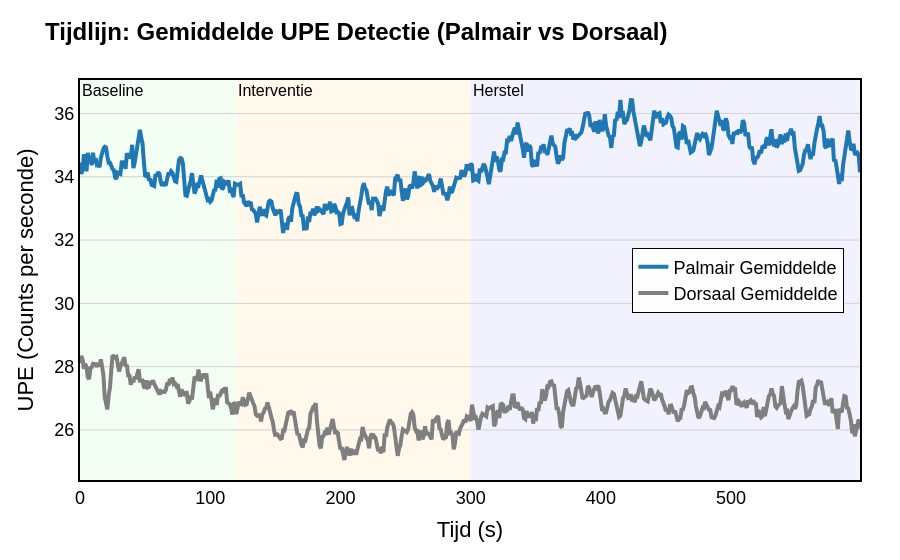
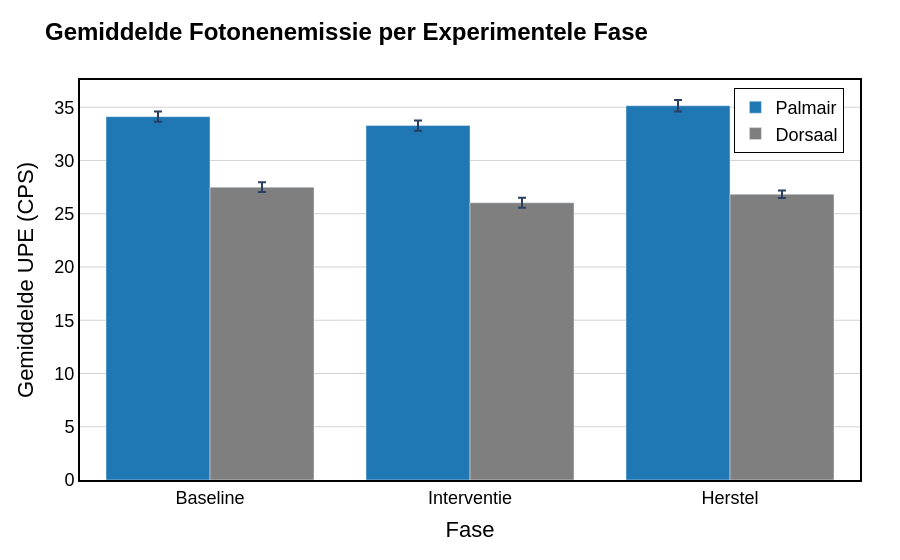

Notebook code for these charts, in order:
### Code cell
# ===============================================================================
# Hier is de code voor de plots voor PALMAIR VS DORSAAL. Staafdiagram en grafiek
# ===============================================================================

import plotly.graph_objects as go
from plotly.subplots import make_subplots
import plotly.express as px
import numpy as np
import pandas as pd

# 1. Zet data om naar Seconden (CPS) voor strakke publicatie-grafieken
try:
    poster_data, _ = _bin_to_cps(processed_df.drop(columns=["Time"]))
    x_sec = np.arange(len(poster_data))
except NameError:
    print("Fout: Run eerst het hoofdscript zodat de data is ingeladen!")

# Lichte smoothing voor de poster (bijv. 5 seconden window)
window_sec = 5
poster_smoothed = poster_data.rolling(window=window_sec, center=True, min_periods=1).mean()

# Fases definiëren
fases = [
    {"name": "Baseline", "start": 0, "end": 120, "color": "rgba(0, 255, 0, 0.05)"},
    {"name": "Interventie", "start": 120, "end": 300, "color": "rgba(255, 165, 0, 0.08)"},
    {"name": "Herstel", "start": 300, "end": 600, "color": "rgba(0, 0, 255, 0.05)"}
]

poster_layout = dict(
    plot_bgcolor='white',
    font=dict(family="Arial", size=18, color="black"), # Grote font voor poster
    xaxis=dict(showgrid=False, linecolor='black', linewidth=2, mirror=True, title="Tijd (s)"),
    yaxis=dict(showgrid=True, gridcolor='lightgray', linecolor='black', linewidth=2, mirror=True, title="UPE (Counts per seconde)"),
    margin=dict(t=80, b=80, l=80, r=40),
    legend=dict(x=0.02, y=0.98, bgcolor='rgba(255,255,255,0.9)', bordercolor='black', borderwidth=1)
)

def add_phase_backgrounds(fig, max_x):
    for f in fases:
        if max_x > f['start']:
            fig.add_vrect(x0=f['start'], x1=min(f['end'], max_x), fillcolor=f['color'], 
                          layer="below", line_width=0, annotation_text=f['name'], 
                          annotation_position="top left", annotation_font_size=16)

max_x = int(x_sec[-1]) if len(x_sec) > 0 else 600

# ==============================================================================
# PLOT 1: (Totale Gemiddelde)
# ==============================================================================
fig1 = go.Figure()
if 'Palmar_Avg (LP+RP)' in poster_smoothed.columns and 'Dorsal_Avg (LD+RD)' in poster_smoothed.columns:
    fig1.add_trace(go.Scatter(x=x_sec, y=poster_smoothed['Palmar_Avg (LP+RP)'], name='Palmair Gemiddelde', line=dict(color='#1f77b4', width=4)))
    fig1.add_trace(go.Scatter(x=x_sec, y=poster_smoothed['Dorsal_Avg (LD+RD)'], name='Dorsaal Gemiddelde', line=dict(color='#7f7f7f', width=4)))
    
    add_phase_backgrounds(fig1, max_x)
    
    fig1.update_layout(**poster_layout)
    
    # Hier is de legenda specifiek voor Plot 1 naar rechts-midden verplaatst
    fig1.update_layout(
        title="<b>Tijdlijn: Gemiddelde UPE Detectie (Palmair vs Dorsaal)</b>", 
        title_font_size=24,
        legend=dict(x=0.98, y=0.5, xanchor="right", yanchor="middle")
    )
    
    fig1.show()

# ==============================================================================
# PLOT 2: Staafdiagram met Fase-Gemiddeldes
# ==============================================================================
if 'Palmar_Avg (LP+RP)' in poster_smoothed.columns:
    df_fase = poster_smoothed[['Palmar_Avg (LP+RP)', 'Dorsal_Avg (LD+RD)']].copy()
    df_fase['Fase'] = pd.cut(x_sec, bins=[-1, 120, 300, 600], labels=['Baseline', 'Interventie', 'Herstel'])
    
    mean_data = df_fase.groupby('Fase').mean()
    std_data = df_fase.groupby('Fase').std() # Varianties binnen de fase
    
    fig2 = go.Figure()
    fig2.add_trace(go.Bar(name='Palmair', x=mean_data.index, y=mean_data['Palmar_Avg (LP+RP)'], marker_color='#1f77b4',
                          error_y=dict(type='data', array=std_data['Palmar_Avg (LP+RP)'], visible=True)))
    fig2.add_trace(go.Bar(name='Dorsaal', x=mean_data.index, y=mean_data['Dorsal_Avg (LD+RD)'], marker_color='#7f7f7f',
                          error_y=dict(type='data', array=std_data['Dorsal_Avg (LD+RD)'], visible=True)))
    
    fig2.update_layout(**poster_layout)
    
    # Hier is de legenda overschreven specifiek voor dit figuur
    fig2.update_layout(
        barmode='group', 
        title="<b>Gemiddelde Fotonenemissie per Experimentele Fase</b>", 
        title_font_size=24, 
        xaxis_title="Fase", 
        yaxis_title="Gemiddelde UPE (CPS)",
        legend=dict(x=0.98, y=0.98, xanchor="right", yanchor="top") 
    )
    fig2.show()

### Figure 1 — Plotly figure (JSON) as saved in the notebook; plotly's stock layout.template omitted (floating-point values rounded to 4 significant figures; data arrays with more than 128 entries replaced by an {"elided": "..."} marker saying what was removed)
{"data": [{"line": {"color": "#1f77b4", "width": 4}, "name": "Palmair Gemiddelde", "type": "scatter", "x": {"elided": "600 int values"}, "y": {"elided": "600 float values"}}, {"line": {"color": "#7f7f7f", "width": 4}, "name": "Dorsaal Gemiddelde", "type": "scatter", "x": {"elided": "600 int values"}, "y": {"elided": "600 float values"}}], "layout": {"annotations": [{"font": {"size": 16}, "showarrow": false, "text": "Baseline", "x": 0, "xanchor": "left", "xref": "x", "y": 1, "yanchor": "top", "yref": "y domain"}, {"font": {"size": 16}, "showarrow": false, "text": "Interventie", "x": 120, "xanchor": "left", "xref": "x", "y": 1, "yanchor": "top", "yref": "y domain"}, {"font": {"size": 16}, "showarrow": false, "text": "Herstel", "x": 300, "xanchor": "left", "xref": "x", "y": 1, "yanchor": "top", "yref": "y domain"}], "font": {"color": "black", "family": "Arial", "size": 18}, "legend": {"bgcolor": "rgba(255,255,255,0.9)", "bordercolor": "black", "borderwidth": 1, "x": 0.98, "xanchor": "right", "y": 0.5, "yanchor": "middle"}, "margin": {"b": 80, "l": 80, "r": 40, "t": 80}, "plot_bgcolor": "white", "shapes": [{"fillcolor": "rgba(0, 255, 0, 0.05)", "layer": "below", "line": {"width": 0}, "type": "rect", "x0": 0, "x1": 120, "xref": "x", "y0": 0, "y1": 1, "yref": "y domain"}, {"fillcolor": "rgba(255, 165, 0, 0.08)", "layer": "below", "line": {"width": 0}, "type": "rect", "x0": 120, "x1": 300, "xref": "x", "y0": 0, "y1": 1, "yref": "y domain"}, {"fillcolor": "rgba(0, 0, 255, 0.05)", "layer": "below", "line": {"width": 0}, "type": "rect", "x0": 300, "x1": 599, "xref": "x", "y0": 0, "y1": 1, "yref": "y domain"}], "title": {"font": {"size": 24}, "text": "<b>Tijdlijn: Gemiddelde UPE Detectie (Palmair vs Dorsaal)</b>"}, "xaxis": {"linecolor": "black", "linewidth": 2, "mirror": true, "showgrid": false, "title": {"text": "Tijd (s)"}}, "yaxis": {"gridcolor": "lightgray", "linecolor": "black", "linewidth": 2, "mirror": true, "showgrid": true, "title": {"text": "UPE (Counts per seconde)"}}}}

### Figure 2 — Plotly figure (JSON) as saved in the notebook; plotly's stock layout.template omitted (floating-point values rounded to 4 significant figures)
{"data": [{"error_y": {"array": [0.4805, 0.4806, 0.537], "type": "data", "visible": true}, "marker": {"color": "#1f77b4"}, "name": "Palmair", "type": "bar", "x": ["Baseline", "Interventie", "Herstel"], "y": [34.12, 33.28, 35.14]}, {"error_y": {"array": [0.4553, 0.4612, 0.3553], "type": "data", "visible": true}, "marker": {"color": "#7f7f7f"}, "name": "Dorsaal", "type": "bar", "x": ["Baseline", "Interventie", "Herstel"], "y": [27.49, 26.03, 26.83]}], "layout": {"barmode": "group", "font": {"color": "black", "family": "Arial", "size": 18}, "legend": {"bgcolor": "rgba(255,255,255,0.9)", "bordercolor": "black", "borderwidth": 1, "x": 0.98, "xanchor": "right", "y": 0.98, "yanchor": "top"}, "margin": {"b": 80, "l": 80, "r": 40, "t": 80}, "plot_bgcolor": "white", "title": {"font": {"size": 24}, "text": "<b>Gemiddelde Fotonenemissie per Experimentele Fase</b>"}, "xaxis": {"linecolor": "black", "linewidth": 2, "mirror": true, "showgrid": false, "title": {"text": "Fase"}}, "yaxis": {"gridcolor": "lightgray", "linecolor": "black", "linewidth": 2, "mirror": true, "showgrid": true, "title": {"text": "Gemiddelde UPE (CPS)"}}}}
